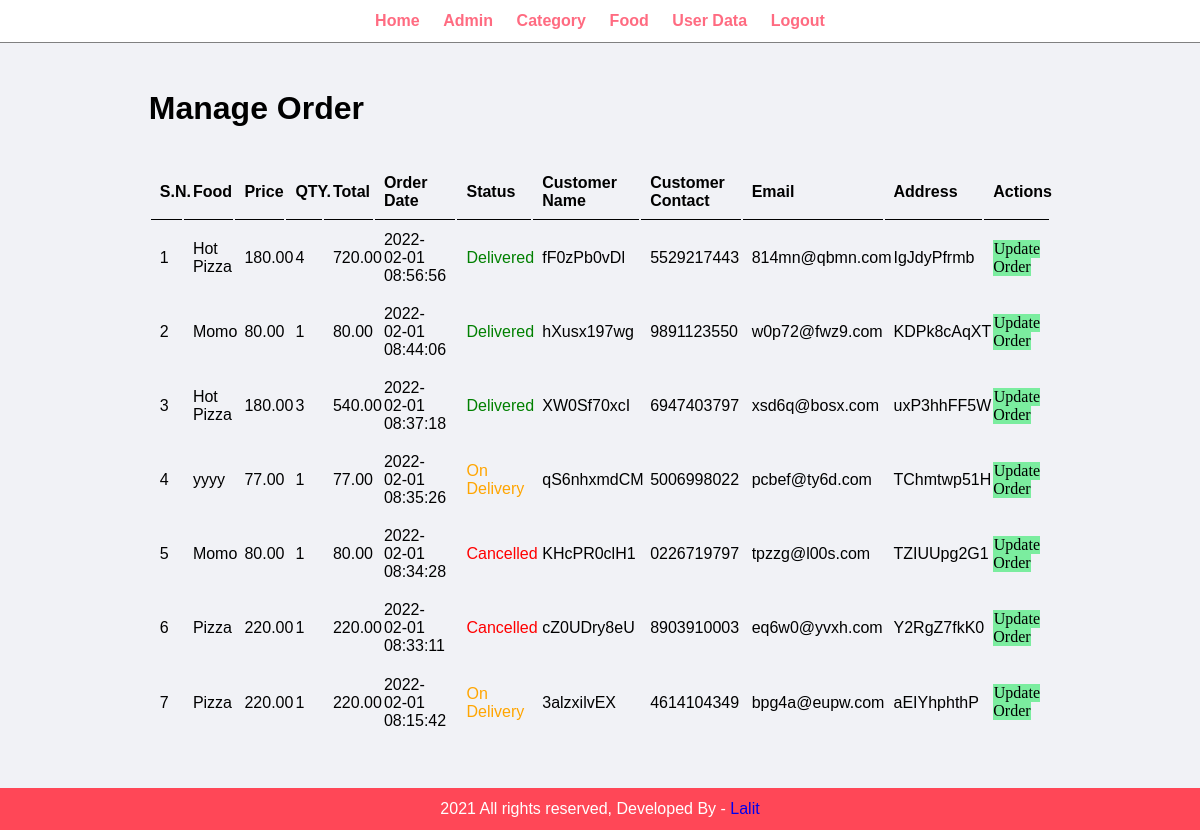
Page /admin/manage-order.php (signed in) on the committed database.
### tables this page shows
CREATE TABLE `tbl_order` (
  `id` int(10) UNSIGNED NOT NULL,
  `food` varchar(150) NOT NULL,
  `price` decimal(10,2) NOT NULL,
  `qty` int(11) NOT NULL,
  `total` decimal(10,2) NOT NULL,
  `order_date` datetime NOT NULL,
  `status` varchar(20) NOT NULL,
  `customer_name` varchar(150) NOT NULL,
  `customer_contact` varchar(20) NOT NULL,
  `customer_email` varchar(150) NOT NULL,
  `customer_address` varchar(255) NOT NULL
);

### admin/manage-order.php (the view)
<?php include('partials/menu.php') ?>
<div class="main-content">
    <div class="wrapper">
    <h1>Manage Order</h1>
                <br /><br />
               <table class="tbl-full">
                    <tr>
                        <th>S.N.</th>
                        <th>Food</th>
                        <th>Price</th>
                        <th>QTY.</th>
                        <th>Total</th>
                        <th>Order Date</th>
                        <th>Status</th>
                        <th>Customer Name</th>
                        <th>Customer Contact</th>
                        <th>Email</th>
                        <th>Address</th>
                        <th>Actions</th>
                    </tr>
                    <?php
                        $sql ="SELECT * FROM tbl_order ORDER BY id DESC";
                        $res=mysqli_query($conn,$sql);
                        $count=mysqli_num_rows($res);
                        $sn =1;
                        if($count>0)
                        {
                            while($row=mysqli_fetch_assoc($res))
                            {
                                $id= $row['id'];
                                $food= $row['food'];
                                $price= $row['price'];
                                $qty=$row['qty'];
                                $total=$row['total'];
                                $order_date=$row['order_date'];
                                $status=$row['status'];
                                $customer_name=$row['customer_name'];
                                $customer_contact=$row['customer_contact'];
                                $customer_email=$row['customer_email'];
                                $customer_address=$row['customer_address'];
                                ?>
                                 <tr>
                                    <td><?php echo $sn++; ?></td>
                                    <td><?php echo $food; ?></td>
                                    <td><?php echo $price; ?></td>
                                    <td><?php echo $qty; ?></td>
                                    <td><?php echo $total; ?></td>
                                    <td><?php echo $order_date; ?></td>
                                    <td>
                                        <?php
                                             if($status=="Ordered")
                                             {
                                                echo "<lebel>$status</lebel>";
                                             }
                                             elseif($status=="On Delivery")
                                             {
                                                 echo "<lebel style='color: orange'>$status</lebel>";
                                             }
                                             elseif($status=="Delivered")
                                             {
                                                 echo "<lebel style='color: green'>$status</lebel>";
                                             }
                                             elseif($status=="Cancelled")
                                             {
                                                 echo "<lebel style='color: red'>$status</lebel>";
                                             }
                                        ?>
                                    </td>
                                    <td><?php echo $customer_name; ?></td>
                                    <td><?php echo $customer_contact; ?></td>
                                    <td><?php echo $customer_email; ?></td>
                                    <td><?php echo $customer_address; ?></td>
                                    <td>
                                    <a href="<?php echo SITEURL; ?>admin/update-order.php?id=<?php echo $id ?>" class="btn-secondary">Update Order</a>
                                    </td>
                                </tr>
                                <?php
                            }
                        }
                        else{
                            echo "<tr> <td colspan='12' class='error'>Order Not Available</td></tr>";
                        }
                    ?>
               </table>
    </div>
</div>
<?php include('partials/footer.php') ?>

### css/admin.css (style rules this page uses)
* { margin: 0; padding: 0; font-family: Arial, Helvetica, sans-serif; }
.wrapper { padding: 1%; width: 80%; margin: 0 auto; }
.tbl-full { width: 100%; }
table tr th { border-bottom: 1px solid black; padding: 1%; text-align: left; }
table tr td { padding: 1%; }
.btn-secondary { background-color: #7bed9f; padding: 1%; color: black; text-decoration: none; font-family: bold; font-size: 1rem; }
.main-content { background-color: #f1f2f6; padding: 3%; }

### rows in the picture
tbl_order: food "Hot Pizza", price "180.00", qty "4", total "720.00", order_date "2022-02-01 08:56:56", status "Delivered", customer_name "fF0zPb0vDl", customer_contact "5529217443", customer_email "814mn@qbmn.com", customer_address "IgJdyPfrmb"
tbl_order: food "Momo", price "80.00", qty "1", total "80.00", order_date "2022-02-01 08:44:06", status "Delivered", customer_name "hXusx197wg", customer_contact "9891123550", customer_email "w0p72@fwz9.com", customer_address "KDPk8cAqXT"
tbl_order: food "Hot Pizza", price "180.00", qty "3", total "540.00", order_date "2022-02-01 08:37:18", status "Delivered", customer_name "XW0Sf70xcI", customer_contact "6947403797", customer_email "xsd6q@bosx.com", customer_address "uxP3hhFF5W"
tbl_order: food "yyyy", price "77.00", qty "1", total "77.00", order_date "2022-02-01 08:35:26", status "On Delivery", customer_name "qS6nhxmdCM", customer_contact "5006998022", customer_email "pcbef@ty6d.com", customer_address "TChmtwp51H"
tbl_order: food "Momo", price "80.00", qty "1", total "80.00", order_date "2022-02-01 08:34:28", status "Cancelled", customer_name "KHcPR0clH1", customer_contact "0226719797", customer_email "tpzzg@l00s.com", customer_address "TZIUUpg2G1"
tbl_order: food "Pizza", price "220.00", qty "1", total "220.00", order_date "2022-02-01 08:33:11", status "Cancelled", customer_name "cZ0UDry8eU", customer_contact "8903910003", customer_email "eq6w0@yvxh.com", customer_address "Y2RgZ7fkK0"
tbl_order: food "Pizza", price "220.00", qty "1", total "220.00", order_date "2022-02-01 08:15:42", status "On Delivery", customer_name "3alzxilvEX", customer_contact "4614104349", customer_email "bpg4a@eupw.com", customer_address "aEIYhphthP"
